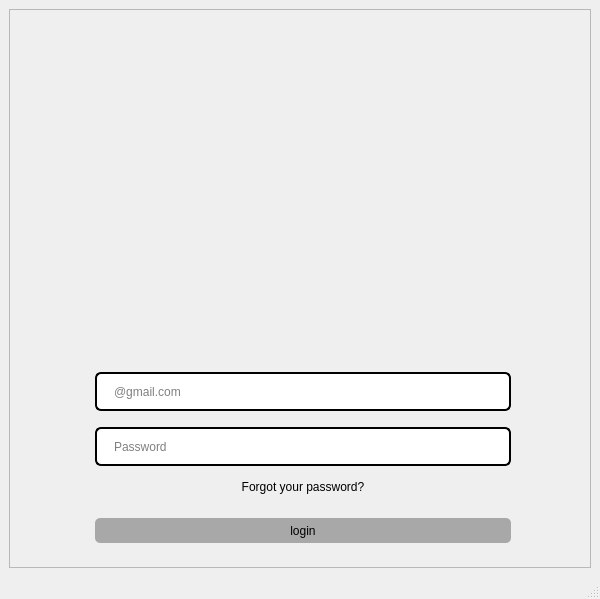
<?xml version="1.0" encoding="UTF-8"?>
<ui version="4.0">
 <class>MainWindow</class>
 <widget class="QMainWindow" name="MainWindow">
  <property name="geometry">
   <rect>
    <x>0</x>
    <y>0</y>
    <width>600</width>
    <height>599</height>
   </rect>
  </property>
  <property name="cursor">
   <cursorShape>PointingHandCursor</cursorShape>
  </property>
  <property name="windowTitle">
   <string>MainWindow</string>
  </property>
  <property name="styleSheet">
   <string notr="true">#loginFrame{
background-image:url(:/Login/output-onlinepngtools.png);
padding:10px 70px 15px 70px;
}
#emailinp{
height:25px;
margin-top:10px;
border:2px solid black;
border-radius : 6px;
padding:5px 15px;
}
#passwordinp{
height:25px;
margin-top:10px;
border:2px solid black;
border-radius : 6px;
padding:5px 15px;
}
#emailinp:hover{
border:2px solid gray;
}
#passwordinp:hover{
border:2px solid gray;
}
#emailinp:focus{
border:2px solid blue;
}
#passwordinp:focus{
border:2px solid blue;
}
#loginbtn{
margin-top:15px;
height:25px;
width:50px;
color:black;
background-color:rgb(168, 168, 168);
border-radius:5px;
}
#loginbtn:pressed {
	padding-left:5px;
	padding-top:5px;
	background-color:rgba(112,112,112,255);
	border-postion:calc(100% -10px)center;
}
#loginbtn:hover {
	background-color:rgba(112,112,112,255);
}
#forgotbtn{
margin-top:5px;
height:20px;
color:black;
border-radius:0px;
}
#forgotbtn:pressed {
	padding-left:5px;
	padding-top:5px;
	background-color:rgb(255, 0, 0);
}</string>
  </property>
  <widget class="QWidget" name="centralwidget">
   <layout class="QGridLayout" name="gridLayout">
    <item row="0" column="0">
     <widget class="QFrame" name="loginFrame">
      <property name="cursor">
       <cursorShape>PointingHandCursor</cursorShape>
      </property>
      <property name="styleSheet">
       <string notr="true"/>
      </property>
      <property name="frameShape">
       <enum>QFrame::StyledPanel</enum>
      </property>
      <property name="frameShadow">
       <enum>QFrame::Raised</enum>
      </property>
      <layout class="QFormLayout" name="formLayout">
       <item row="0" column="1">
        <widget class="QLabel" name="label">
         <property name="text">
          <string>&lt;html&gt;&lt;head/&gt;&lt;body&gt;&lt;p&gt;&lt;img src=&quot;:/Login/ARM_LOGO_Crop-removebg-preview.png&quot;/&gt;&lt;/p&gt;&lt;/body&gt;&lt;/html&gt;</string>
         </property>
         <property name="alignment">
          <set>Qt::AlignRight|Qt::AlignTop|Qt::AlignTrailing</set>
         </property>
        </widget>
       </item>
       <item row="1" column="1">
        <spacer name="verticalSpacer">
         <property name="orientation">
          <enum>Qt::Vertical</enum>
         </property>
         <property name="sizeHint" stdset="0">
          <size>
           <width>20</width>
           <height>40</height>
          </size>
         </property>
        </spacer>
       </item>
       <item row="2" column="1">
        <widget class="QLabel" name="loginimg">
         <property name="text">
          <string>&lt;html&gt;&lt;head/&gt;&lt;body&gt;&lt;p&gt;&lt;img src=&quot;:/Login/user (2).png&quot;/&gt;&lt;/p&gt;&lt;/body&gt;&lt;/html&gt;</string>
         </property>
         <property name="alignment">
          <set>Qt::AlignCenter</set>
         </property>
        </widget>
       </item>
       <item row="3" column="1">
        <widget class="QLineEdit" name="emailinp">
         <property name="placeholderText">
          <string>@gmail.com</string>
         </property>
        </widget>
       </item>
       <item row="4" column="1">
        <widget class="QLineEdit" name="passwordinp">
         <property name="echoMode">
          <enum>QLineEdit::Password</enum>
         </property>
         <property name="placeholderText">
          <string>Password</string>
         </property>
        </widget>
       </item>
       <item row="5" column="1">
        <widget class="QPushButton" name="forgotbtn">
         <property name="text">
          <string>Forgot your password?</string>
         </property>
        </widget>
       </item>
       <item row="6" column="1">
        <widget class="QPushButton" name="loginbtn">
         <property name="text">
          <string>login</string>
         </property>
         <property name="icon">
          <iconset resource="../login.qrc">
           <normaloff>:/Login/icons8-enter-48.png</normaloff>:/Login/icons8-enter-48.png</iconset>
         </property>
        </widget>
       </item>
      </layout>
     </widget>
    </item>
   </layout>
  </widget>
  <widget class="QStatusBar" name="statusbar"/>
 </widget>
 <resources>
  <include location="../login.qrc"/>
 </resources>
 <connections/>
</ui>
